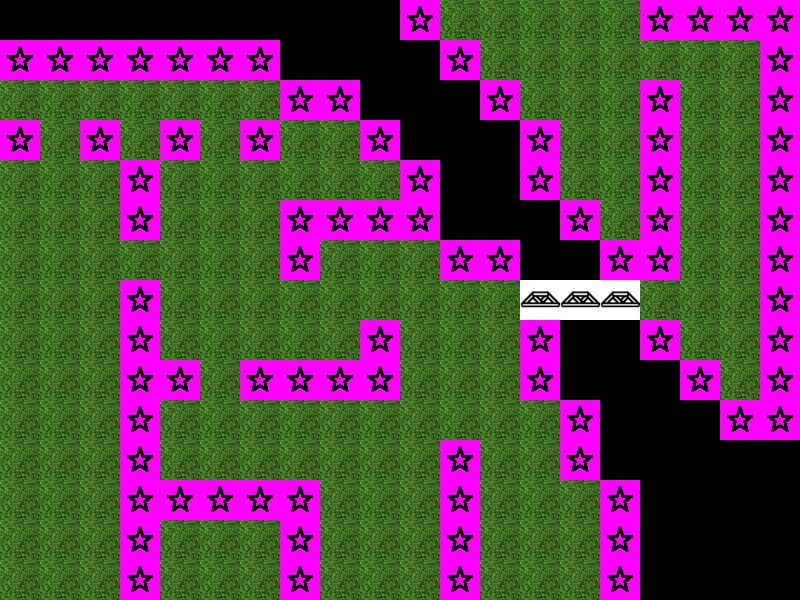

A 2D game scene composited from a Tiled map and its tileset images. What follows is a short description and the map's XML, with each tile layer's data collapsed to a summary:
An orthogonal 20x15 tile map with 40x40 px tiles, 2 tile layers (Terrain, Collision), 2 tilesets.

<map version="1.0" orientation="orthogonal" width="20" height="15" tilewidth="40" tileheight="40">
 <tileset firstgid="1" name="heisenberg" tilewidth="40" tileheight="40">
  <image source="heisenberg.png" trans="ff00ff" width="160" height="40" />
 </tileset>
 <tileset firstgid="5" name="collisionmap" tilewidth="40" tileheight="40">
  <image source="collisionmap.png" trans="ff00ff" width="40" height="40" />
 </tileset>
 <layer name="Terrain" width="20" height="15">
  <data>[300 cells, 300 non-empty, 4 distinct tile ids]</data>
 </layer>
 <layer name="Collision" width="20" height="15">
  <data>[300 cells, 84 non-empty, 1 distinct tile ids]</data>
 </layer>
</map>